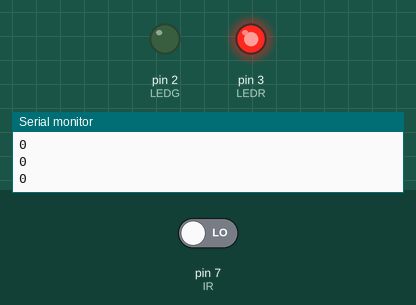
The sketch below on a simulated Arduino Uno, built with avr-gcc and run on an emulated ATmega328P. Shown: output pins drawn as LEDs (lit = HIGH), the last lines printed to the serial monitor. The inputs (shaded band) are chosen by the test bench; at power-on: pin 7 (IR) LOW.

Above: at 1.8 s.
1.9 s: pin 7 (IR) driven HIGH
At 2.6 s:
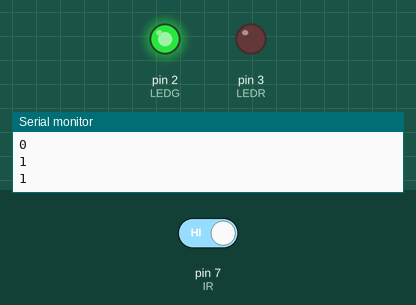
3.5 s: pin 7 (IR) driven LOW
At 3.8 s:
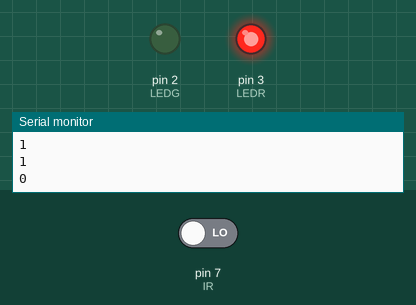
Timing chart, 0 to 6.5 s (numbered marks = the images above; inputs shaded):
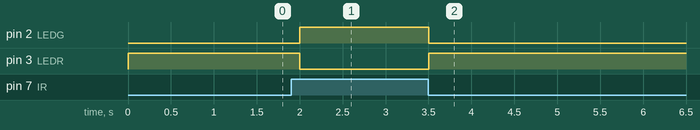

The sketch:

logic__LED_is_red_if_sensor_is_blocked__green_if_not_blocked.ino
```cpp
const int IR = 7;
const int LEDG = 2;
const int LEDR = 3;

void setup() {
  // put your setup code here, to run once:
  pinMode(IR, INPUT);
  pinMode(LEDR, OUTPUT);
  pinMode(LEDG, OUTPUT);
  Serial.begin(9600); // Explanation later
}

void loop() {
  // put your main code here, to run repeatedly:
  int IR_Value = digitalRead(IR); // Digitally reads the sensor
  Serial.print(IR_Value); // Prints the value it reads to the serial monitor
  Serial.println();

  if (IR_Value == 1){
    digitalWrite(LEDG, HIGH);
    digitalWrite(LEDR, LOW);
    delay(500);

  } else{
    digitalWrite(LEDG, LOW);
    digitalWrite(LEDR, HIGH);
    delay(500);
  }
}
```

Measured:
- after the input at 1.9 s, pin 2 (LEDG): LOW → HIGH after 0.10 s; pin 3 (LEDR): HIGH → LOW after 0.10 s
- after the input at 3.5 s, pin 2 (LEDG): HIGH → LOW at once; pin 3 (LEDR): LOW → HIGH at once
